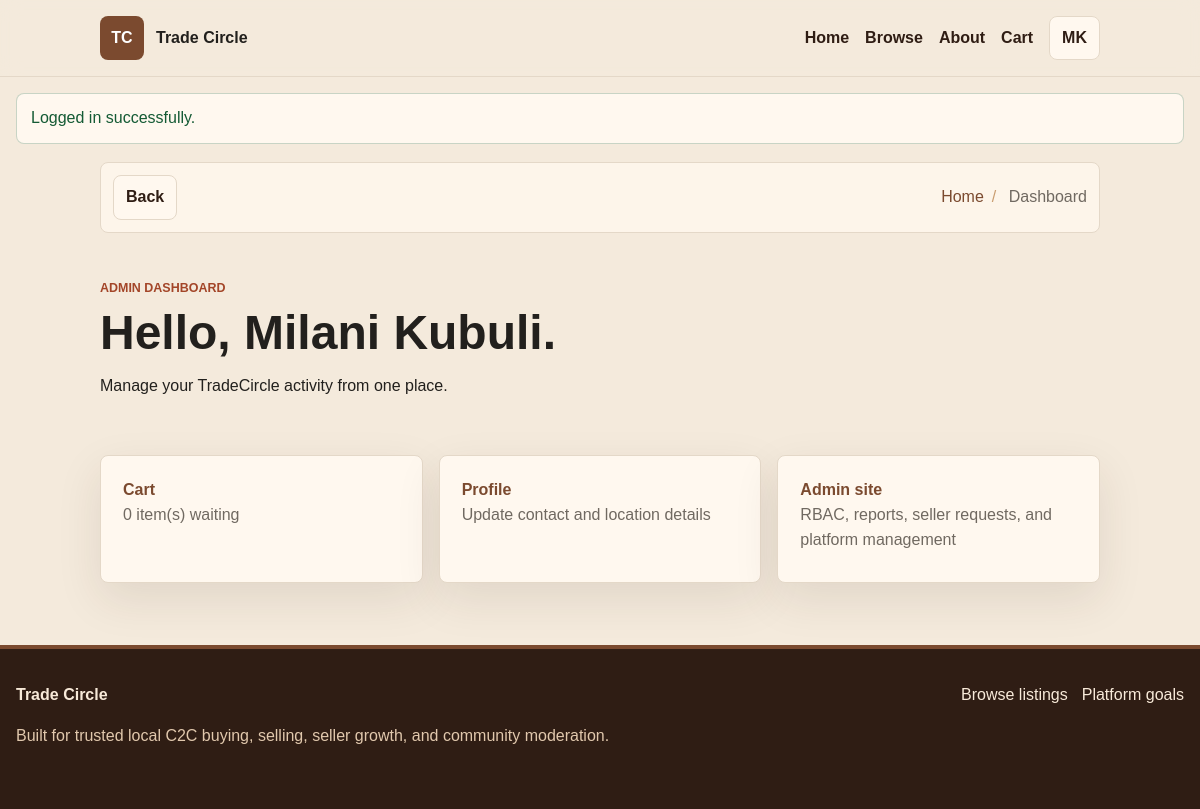
The page /dashboard.php (signed in) on the database its author committed.
### tables this page shows
CREATE TABLE `users` (
  `id` int(11) NOT NULL,
  `full_name` varchar(120) NOT NULL,
  `email` varchar(160) NOT NULL,
  `password` varchar(120) NOT NULL,
  `role` enum('buyer','seller','admin','superadmin') NOT NULL DEFAULT 'buyer',
  `phone` varchar(40) DEFAULT NULL,
  `id_number` varchar(13) DEFAULT NULL,
  `location` varchar(160) DEFAULT NULL,
  `address_line1` varchar(160) DEFAULT NULL,
  `address_line2` varchar(160) DEFAULT NULL,
  `suburb` varchar(120) DEFAULT NULL,
  `city` varchar(120) DEFAULT NULL,
  `province` varchar(120) DEFAULT NULL,
  `zip_code` varchar(12) DEFAULT NULL,
  `bio` text DEFAULT NULL,
  `verification_status` enum('unverified','pending','approved','rejected') NOT NULL DEFAULT 'unverified',
  `status` enum('active','suspended') NOT NULL DEFAULT 'active'
);

### includes/db.php (called while the page is built, shortened)
<?php
function db(): PDO
{
    static $pdo = null;
    if ($pdo instanceof PDO) {
        return $pdo;
    }
    $dsn = 'mysql:host=' . DB_HOST . ';port=' . DB_PORT . ';dbname=' . DB_NAME . ';charset=' . DB_CHARSET;
    $pdo = new PDO($dsn, DB_USER, DB_PASS, [
        PDO::ATTR_ERRMODE => PDO::ERRMODE_EXCEPTION,
        PDO::ATTR_DEFAULT_FETCH_MODE => PDO::FETCH_ASSOC,
        PDO::ATTR_EMULATE_PREPARES => false,
    ]);
    return $pdo;
}

### includes/auth.php (called while the page is built, shortened)
<?php
require_once __DIR__ . '/functions.php';
function current_user(): ?array
{
    static $cachedUser = null;
    if ($cachedUser && (int) $cachedUser['id'] === (int) $_SESSION['user_id']) {
        return $cachedUser;
    }
    $stmt = db()->prepare('SELECT * FROM users WHERE id = ? LIMIT 1');
    $stmt->execute([(int) $_SESSION['user_id']]);
    $user = $stmt->fetch();
    $cachedUser = $user ?: null;
    return $cachedUser;
}
function is_logged_in(): bool
{
    return current_user() !== null;
}
function has_role(array|string $roles): bool
{
    $user = current_user();
    return in_array($user['role'], (array) $roles, true);
}
function is_admin(): bool
{
    return has_role(['admin', 'superadmin']);
}
function require_login(): void
{
    if (!is_logged_in()) {
        flash('warning', 'Please log in to continue.');
        redirect('login.php');
    }
}

### dashboard.php (the view, shortened to what this page needs)
<?php
require_login();
$pageTitle = 'Dashboard';
require_once __DIR__ . '/includes/header.php';
?>
<section class="page-hero compact">
    <p class="eyebrow"><?= e(role_label($user['role'])) ?> dashboard</p>
    <h1>Hello, <?= e($user['full_name']) ?>.</h1>
    <p>Manage your TradeCircle activity from one place.</p>
</section>
<section class="section-shell dashboard-grid">
    <a class="dashboard-tile" href="<?= e(url_for('cart.php')) ?>">
        <strong>Cart</strong>
        <span><?= get_cart_count() ?> item(s) waiting</span>
    </a>
    <a class="dashboard-tile" href="<?= e(url_for('profile.php')) ?>">
        <strong>Profile</strong>
        <span>Update contact and location details</span>
    </a>
    <?php if (is_admin()): ?>
        <a class="dashboard-tile" href="<?= e(url_for('admin_dashboard.php')) ?>">
            <strong>Admin site</strong>
            <span>RBAC, reports, seller requests, and platform management</span>
        </a>
    <?php endif; ?>
</section>
<?php require_once __DIR__ . '/includes/footer.php'; ?>

### includes/header.php (shortened to what this page needs)
<?php
$pageTitle = $pageTitle ?? APP_NAME;
$user = current_user();
$cartCount = get_cart_count();
$crumbs = breadcrumbs($pageTitle);
$logoFile = __DIR__ . '/../assets/images/logo.png';
$hasLogo = is_file($logoFile) && filesize($logoFile) > 0;
$flashMessages = pull_flash();
?>
<!doctype html>
<html lang="en" data-theme="light">
<head>
    <link rel="stylesheet" href="<?= e(url_for('assets/css/styles.css')) ?>">
</head>
<body class="page-<?= e(str_replace(['.php', '_'], ['', '-'], page_file())) ?>">
<header class="site-header">
    <nav class="nav-shell" aria-label="Main navigation">
        <a class="brand" href="<?= e(url_for('index.php')) ?>">
            <span class="brand-mark <?= $hasLogo ? '' : 'brand-fallback' ?>">
            </span>
            <span>
                <strong><?= e(APP_NAME) ?></strong>
            </span>
        </a>
        <div class="nav-links" data-nav-menu>
            <?= nav_link('index.php', 'Home', 'home') ?>
            <?= nav_link('listings.php', 'Browse', 'browse') ?>
            <?= nav_link('about.php', 'About', 'about') ?>
            <?= nav_link('cart.php', 'Cart' . ($cartCount ? ' (' . $cartCount . ')' : ''), 'cart') ?>
            <?php if ($user): ?>
                <div class="profile-menu">
                    <button class="profile-trigger" type="button" data-profile-toggle aria-expanded="false">
                        <span><?= e(initials($user['full_name'])) ?></span>
                    </button>
                </div>
            <?php endif; ?>
        </div>
    </nav>
</header>
<main>
    <?php if ($flashMessages): ?>
        <div class="flash-wrap" aria-live="polite">
            <?php foreach ($flashMessages as $message): ?>
                <div class="flash flash-<?= e($message['type']) ?>"><?= e($message['message']) ?></div>
            <?php endforeach; ?>
        </div>
    <?php endif; ?>
    <?php if (!in_array(page_file(), ['index.php', ''], true)): ?>
        <nav class="breadcrumb-shell" aria-label="Breadcrumb">
            <button class="back-button" type="button" data-back-button data-home-url="<?= e(url_for('index.php')) ?>"><?= nav_icon('back') ?><span>Back</span></button>
            <ol class="breadcrumbs">
                <?php foreach ($crumbs as $crumb): ?>
                    <li>
                        <?php if ($crumb['url']): ?>
                            <a href="<?= e($crumb['url']) ?>"><?= e($crumb['label']) ?></a>
                        <?php else: ?>
                            <span><?= e($crumb['label']) ?></span>
                        <?php endif; ?>
                    </li>
                <?php endforeach; ?>
            </ol>
        </nav>
    <?php endif; ?>

### assets/css/styles.css (style rules this page uses)
:root { --bg: #f4eadc; --surface: #fff8ef; --sand: #e8d2b5; --sand-strong: #c99d70; --brown: #7b4a2f; --brown-dark: #2f1d14; --clay: #a34528; --sage: #3f6f46; --ink: #22201d; --muted: #706961; --line: #e4d8c8; --success: #145a34; --warning: #b86405; --error: #7f1d1d; --shadow: 0 16px 45px rgba(63, 43, 32, 0.10); }
* { box-sizing: border-box; }
html { font-size: 16px; }
html, body { min-height: 100%; }
body { margin: 0; background: var(--bg); color: var(--ink); font-family: Arial, Helvetica, sans-serif; line-height: 1.55; transition: background 0.35s ease, color 0.35s ease; min-height: 100vh; display: flex; flex-direction: column; }
main { flex: 1 0 auto; }
a { color: var(--brown); text-decoration: none; }
button, input, select, textarea { font: inherit; }
.site-header { position: sticky; top: 0; z-index: 20; background: var(--surface); border-bottom: 1px solid var(--line); backdrop-filter: blur(10px); }
.nav-shell { width: calc(100% - 16px); max-width: 1180px; margin: 0 auto; display: flex; align-items: center; justify-content: space-between; gap: 24px; min-height: 76px; }
.brand { display: inline-flex; align-items: center; gap: 12px; color: var(--ink); }
.brand-mark { display: grid; place-items: center; width: 44px; height: 44px; border-radius: 8px; background: var(--brown); color: #fff; font-weight: 800; }
.nav-links { display: flex; align-items: center; gap: 16px; flex-wrap: wrap; }
.flash-wrap { width: min(1180px, calc(100% - 32px)); margin: 16px auto 0; }
.flash { border-radius: 8px; padding: 12px 14px; margin-bottom: 10px; border: 1px solid var(--line); background: var(--surface); }
.flash-success { color: var(--success); border-color: rgba(39, 103, 73, 0.25); }
.market-hero, .page-hero, .section-shell, .trust-band, .listing-detail, .auth-shell, .site-footer { width: calc(100% - 32px); max-width: 1180px; margin: 0 auto; }
.hero-copy h1, .page-hero h1 { margin: 0; max-width: 780px; font-size: clamp(2rem, 4vw, 4.35rem); line-height: 1.05; overflow-wrap: break-word; }
.eyebrow { margin: 0 0 10px; color: var(--clay); font-size: 0.78rem; font-weight: 800; text-transform: uppercase; }
.hero-panel > div, .dashboard-tile, .info-panel, .summary-panel, .form-card, .mini-card, .empty-state { background: var(--surface); border: 1px solid var(--line); border-radius: 8px; box-shadow: var(--shadow); }
.section-shell { padding: 28px 0; }
@media (min-width: 1180px) { nav.nav-shell { width: calc(100% - 200px); max-width: none; margin-left: 100px; margin-right: 100px; } }
@media (min-width: 1180px) { .page-hero, .section-shell, nav.breadcrumb-shell { width: calc(100% - 200px); max-width: none; margin-left: 100px; margin-right: 100px; } }
.section-heading h1, .section-heading h2, .page-hero h1 { margin-top: 0; }
.category-grid, .listing-grid, .dashboard-grid { display: grid; grid-template-columns: repeat(auto-fit, minmax(220px, 1fr)); gap: 16px; }
.category-card, .dashboard-tile { min-height: 128px; padding: 22px; }
.category-card strong, .category-card span, .dashboard-tile strong, .dashboard-tile span { display: block; }
.category-card span, .dashboard-tile span, .muted { color: var(--muted); }
.page-hero { padding: 46px 0 20px; }
.page-hero.compact { padding-bottom: 12px; }
.site-header { background: color-mix(in srgb, var(--bg) 92%, transparent); }
.brand-mark { position: relative; overflow: hidden; }
.brand-fallback::after { content: "TC"; position: absolute; inset: 0; display: grid; place-items: center; }
.nav-link, .profile-trigger, .theme-toggle, .back-button { display: inline-flex; align-items: center; gap: 7px; color: var(--brown-dark); font-weight: 800; }
.profile-menu { position: relative; }
.profile-trigger, .theme-toggle, .back-button { min-height: 42px; border: 1px solid var(--line); background: var(--surface); border-radius: 8px; padding: 9px 12px; cursor: pointer; }
.breadcrumb-shell { width: calc(100% - 32px); max-width: 1180px; margin: 18px auto 0; display: flex; align-items: center; justify-content: space-between; gap: 16px; padding: 12px; border: 1px solid var(--line); border-radius: 8px; background: color-mix(in srgb, var(--surface) 92%, var(--sand)); }
.breadcrumbs { list-style: none; display: flex; gap: 8px; flex-wrap: wrap; margin: 0; padding: 0; color: var(--muted); }
.breadcrumbs li + li::before { content: "/"; margin-right: 8px; color: var(--sand-strong); }

### rows shown on the page
users: full_name "MK", role "ADMIN", full_name "Milani Kubuli"

### other values the page prints
APP_NAME "Trade Circle"
$label "Home Browse About Cart"
$message['message'] "Logged in successfully."
$crumb['label'] "Home"
$crumb['label'] "Dashboard"
get_cart_count() "0"
